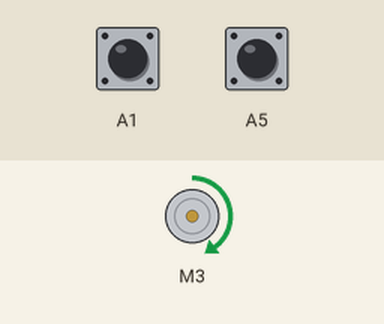
Bench run of a sketch on a simulated Arduino Leonardo, built with avr-gcc and run on an emulated ATmega32U4. Shown: DC motor (green arrow = forward, orange = backward, longer = faster). The inputs (shaded band) are chosen by the test bench; at power-on: A1 HIGH, A5 HIGH. What the sketch prints to the serial monitor is not drawn.

Above: at 1.2 s.
1.3 s: A1 pulled LOW for 0.15 s
At 2.5 s:
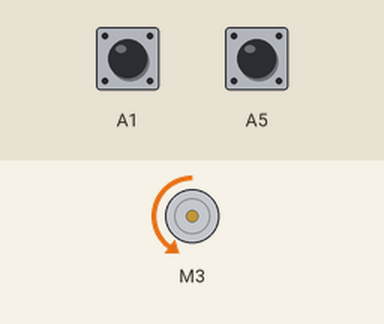
Timing chart, 0 to 4.3 s (numbered marks = the images above; inputs shaded):
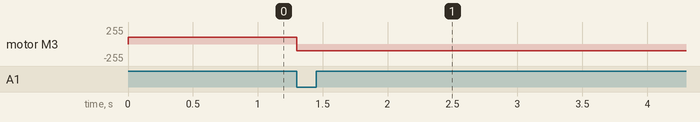

The sketch:

paf.ino
```cpp
/*
   Code d'exemple pour le moteur couran continu de la crémaillere
   Auteurs : Jeremy et Aurélien
   Derniere modif : 22/07/2012
*/

#include "AFMotor.h"
#include "motor.h"

void setup()
{
  initialisation();
}

// the loop routine runs over and over again forever:
void loop()
{
  if(paf()==true)
  {
     while(1);
  }
}
```

motor.cpp
```cpp
/*
   Fonctions gérant le mouvement de la crémaillere
   Auteurs : Jeremy et Aurélien
   Derniere modif : 22/07/2012
*/

#include "motor.h"
#include "AFMotor.h"
#include <Arduino.h>

AF_DCMotor moteur (PIN_CREMAILLERE);

// Avance la crémaillere
void avancerCremaillere()
{
    moteur.run(FORWARD);
}

// rentre la crémaillere
void reculerCremaillere()
{
    moteur.run(BACKWARD);
}

//arrête le moteur
void Stop()
{
  moteur.run(RELEASE);
}
// a ajouter a l'initialisation
void initialisation()
{
    moteur.setSpeed(SPEED);
    pinMode(A1, INPUT);
    digitalWrite(A1, HIGH);
    pinMode(A5, INPUT);
    digitalWrite(A5, HIGH);// pull up sur pin 2
    Serial.begin(9600);
    Serial.println("bonjour");
}


bool paf()
{
  static  int etat = 0;
  switch(etat)
  {
    case 0:
    avancerCremaillere();
    etat=1;
    break;

    case 1:
    if(digitalRead(A1)==LOW)
    {
      etat=2;
      Stop();
    }
    break;

    case 2:
    reculerCremaillere();
    etat=3;
    break;

    case 3:
    if(digitalRead(A5)== LOW)
    {
      etat=0;
      Stop();
      return true;
    }
    break;
  }
  return false;
}
```

motor.h
```cpp
/* 0
   Prototypes de fonctions gérant la crémaillere
   Auteurs : Jeremy et Aurélien
   Derniere modif : 22/07/2012
*/

#ifndef MOTEUR

  #define MOTEUR

    #define SPEED 100
    #define PIN_CREMAILLERE 3  // chiffre correspondant au pin M4

    void avancerCremaillere();
    void reculerCremaillere();
    void Stop();
    void initialisation();
    bool paf();

#endif
```

Measured:
- after the input at 1.3 s, motor M3: forward 100/255 → backward 100/255 at once
